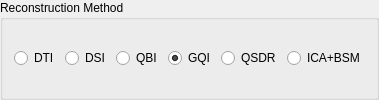
         <widget class="QGroupBox" name="groupBox">
          <property name="title">
           <string>Reconstruction Method</string>
          </property>
          <layout class="QHBoxLayout" name="horizontalLayout_2">
           <item>
            <widget class="QRadioButton" name="DTI">
             <property name="text">
              <string>DTI</string>
             </property>
             <property name="checked">
              <bool>false</bool>
             </property>
            </widget>
           </item>
           <item>
            <widget class="QRadioButton" name="DSI">
             <property name="text">
              <string>DSI</string>
             </property>
            </widget>
           </item>
           <item>
            <widget class="QRadioButton" name="QBI">
             <property name="text">
              <string>QBI</string>
             </property>
            </widget>
           </item>
           <item>
            <widget class="QRadioButton" name="GQI">
             <property name="text">
              <string>GQI</string>
             </property>
             <property name="checked">
              <bool>true</bool>
             </property>
            </widget>
           </item>
           <item>
            <widget class="QRadioButton" name="QDif">
             <property name="enabled">
              <bool>true</bool>
             </property>
             <property name="text">
              <string>QSDR</string>
             </property>
            </widget>
           </item>
           <item>
            <widget class="QRadioButton" name="ICA">
             <property name="enabled">
              <bool>true</bool>
             </property>
             <property name="text">
              <string>ICA+BSM</string>
             </property>
            </widget>
           </item>
          </layout>
         </widget>
